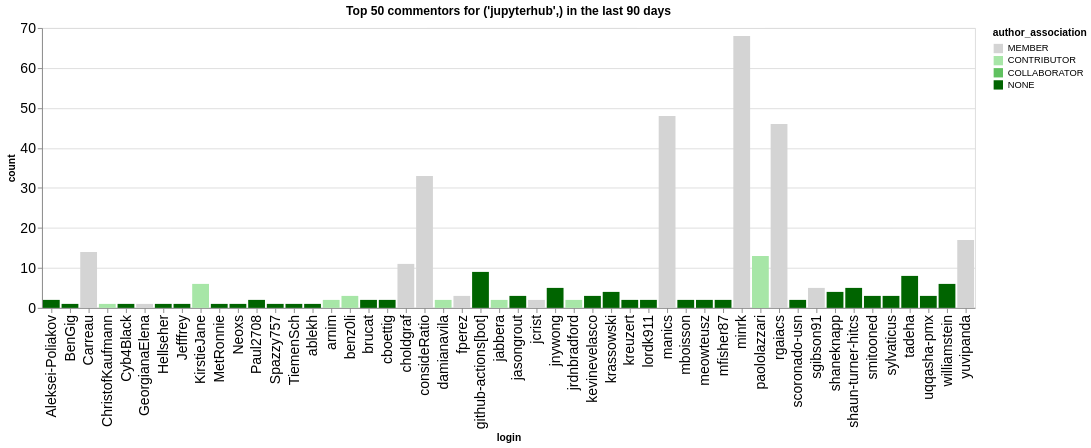

Here is the notebook cell this chart was saved with:
### Code cell
n_plot = 50
charts = []
for ii, (iorg, idata) in enumerate(commentors.groupby(['org'])):
    title = f"Top {n_plot} commentors for {iorg} in the last {n_days} days"
    idata = idata.groupby('login', as_index=False).agg({'count': 'sum', 'author_association': 'first'})
    idata = idata.sort_values('count', ascending=False).head(n_plot)
    ch = alt.Chart(data=idata.head(n_plot), title=title).mark_bar().encode(
        x='login',
        y='count',
        color=alt.Color('author_association', scale=alt.Scale(domain=author_types, range=author_colors))
    )
    charts.append(ch)
alt.hconcat(*charts)

### Figure 1 — Vega-Lite specification as saved in the notebook (floating-point values rounded to 4 significant figures)
{"config": {"axisLeft": {"labelFontSize": 15}, "axisBottom": {"labelFontSize": 15}}, "hconcat": [{"mark": {"type": "bar"}, "encoding": {"color": {"field": "author_association", "scale": {"domain": ["MEMBER", "CONTRIBUTOR", "COLLABORATOR", "NONE"], "range": ["rgb(211.82745098039214, 211.82745098039214, 211.82745098039214)", "rgb(166.98562091503268, 229.89803921568628, 166.98562091503268)", "rgb(96.37647058823529, 192.75294117647059, 96.37647058823529)", "rgb(0.0, 100.3921568627451, 0.0)"]}, "type": "nominal"}, "x": {"field": "login", "type": "nominal"}, "y": {"field": "count", "type": "quantitative"}}, "title": "Top 50 commentors for ('jupyterhub',) in the last 90 days"}], "data": {"name": "data-ce85ef85ed0400cc7b30a31e9497b81b"}, "$schema": "https://vega.github.io/schema/vega-lite/v5.20.1.json", "datasets": {"data-ce85ef85ed0400cc7b30a31e9497b81b": [{"login": "minrk", "count": 68, "author_association": "MEMBER"}, {"login": "manics", "count": 48, "author_association": "MEMBER"}, {"login": "rgaiacs", "count": 46, "author_association": "MEMBER"}, {"login": "consideRatio", "count": 33, "author_association": "MEMBER"}, {"login": "yuvipanda", "count": 17, "author_association": "MEMBER"}, {"login": "Carreau", "count": 14, "author_association": "MEMBER"}, {"login": "paololazzari", "count": 13, "author_association": "CONTRIBUTOR"}, {"login": "choldgraf", "count": 11, "author_association": "MEMBER"}, {"login": "github-actions[bot]", "count": 9, "author_association": "NONE"}, {"login": "tadeha", "count": 8, "author_association": "NONE"}, {"login": "williamstein", "count": 6, "author_association": "NONE"}, {"login": "KirstieJane", "count": 6, "author_association": "CONTRIBUTOR"}, {"login": "jnywong", "count": 5, "author_association": "NONE"}, {"login": "sgibson91", "count": 5, "author_association": "MEMBER"}, {"login": "shaun-turner-hitcs", "count": 5, "author_association": "NONE"}, {"login": "krassowski", "count": 4, "author_association": "NONE"}, {"login": "shaneknapp", "count": 4, "author_association": "NONE"}, {"login": "smitooned", "count": 3, "author_association": "NONE"}, {"login": "jasongrout", "count": 3, "author_association": "NONE"}, {"login": "uqqasha-pmx", "count": 3, "author_association": "NONE"}, {"login": "sylvaticus", "count": 3, "author_association": "NONE"}, {"login": "benz0li", "count": 3, "author_association": "CONTRIBUTOR"}, {"login": "fperez", "count": 3, "author_association": "MEMBER"}, {"login": "kevinevelasco", "count": 3, "author_association": "NONE"}, {"login": "kreuzert", "count": 2, "author_association": "NONE"}, {"login": "jcrist", "count": 2, "author_association": "MEMBER"}, {"login": "lordk911", "count": 2, "author_association": "NONE"}, {"login": "jrdnbradford", "count": 2, "author_association": "CONTRIBUTOR"}, {"login": "Aleksei-Poliakov", "count": 2, "author_association": "NONE"}, {"login": "Paul2708", "count": 2, "author_association": "NONE"}, {"login": "mfisher87", "count": 2, "author_association": "NONE"}, {"login": "jabbera", "count": 2, "author_association": "CONTRIBUTOR"}, {"login": "scoronado-usn", "count": 2, "author_association": "NONE"}, {"login": "mboisson", "count": 2, "author_association": "NONE"}, {"login": "meowteusz", "count": 2, "author_association": "NONE"}, {"login": "damianavila", "count": 2, "author_association": "CONTRIBUTOR"}, {"login": "cboettig", "count": 2, "author_association": "NONE"}, {"login": "arnim", "count": 2, "author_association": "CONTRIBUTOR"}, {"login": "brucat", "count": 2, "author_association": "NONE"}, {"login": "Spazzy757", "count": 1, "author_association": "NONE"}, {"login": "ChristofKaufmann", "count": 1, "author_association": "CONTRIBUTOR"}, {"login": "BenGig", "count": 1, "author_association": "NONE"}, {"login": "GeorgianaElena", "count": 1, "author_association": "MEMBER"}, {"login": "Cyb4Black", "count": 1, "author_association": "NONE"}, {"login": "Neoxs", "count": 1, "author_association": "NONE"}, {"login": "MetRonnie", "count": 1, "author_association": "NONE"}, {"login": "Hellseher", "count": 1, "author_association": "NONE"}, {"login": "Jefffrey", "count": 1, "author_association": "NONE"}, {"login": "ablekh", "count": 1, "author_association": "NONE"}, {"login": "TiemenSch", "count": 1, "author_association": "NONE"}]}}
